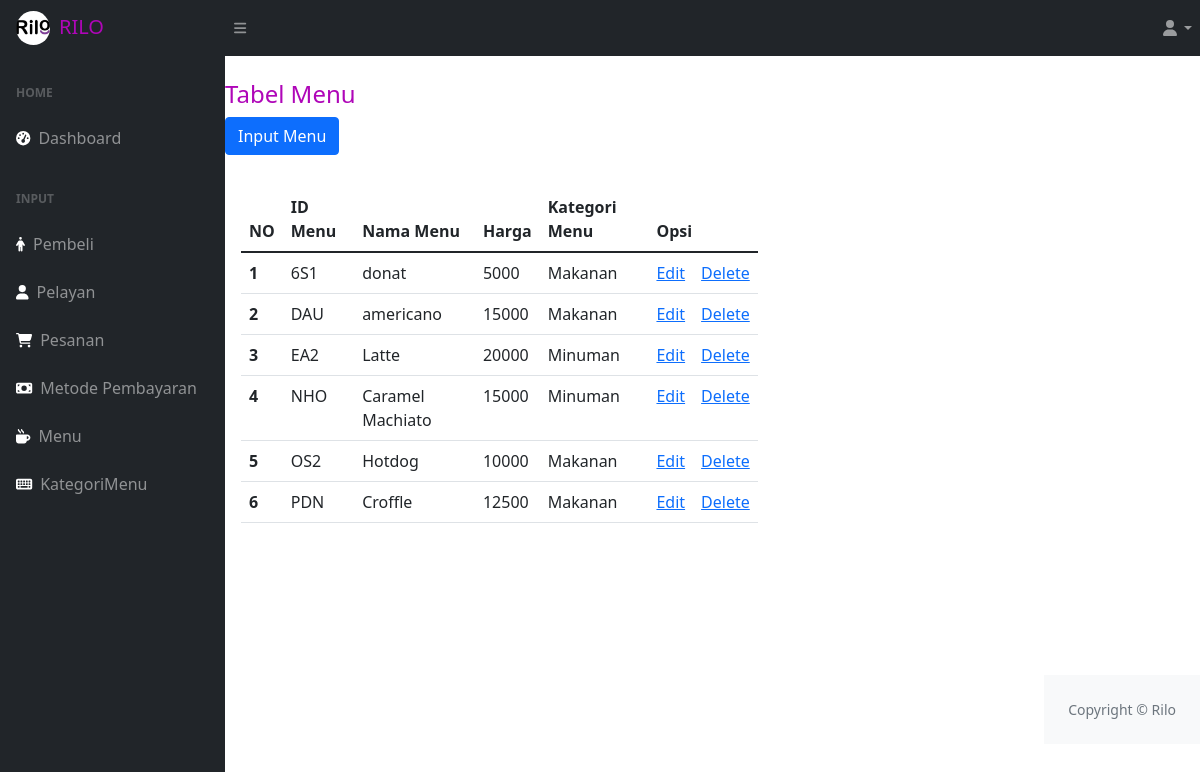
The page /Menu/menu.php on the database its author committed.
### tables this page shows
CREATE TABLE `menu` (
  `idMenu` char(3) NOT NULL,
  `namaMenu` varchar(50) NOT NULL,
  `Harga` int(11) NOT NULL,
  `idKategoriMenu` char(3) NOT NULL
);

CREATE TABLE `kategorimenu` (
  `idKategoriMenu` char(3) NOT NULL,
  `namaKategori` varchar(50) NOT NULL
);

### Menu/menu.php (the view, shortened to what this page needs)
<?php
include "../koneksi.php";
?>
<!DOCTYPE html>
<html lang="en">
    <head>
        <link href="https://cdn.jsdelivr.net/npm/simple-datatables@latest/dist/style.css" rel="stylesheet" />
        <link href="../assets/css/styles.css" rel="stylesheet" />
    </head>
    <body class="sb-nav-fixed">
        <nav class="sb-topnav navbar navbar-expand navbar-dark bg-dark">
            <h6 class="navbar-brand ps-3" style="color :#AF06B8 " href="../home.php"><img src="../assets/img/Rilo.png" class="img-fluid rounded-circle me-2" style="height : 35px; padding-right : 1px; padding-bottom:1px;">RILO</h6>
            <button class="btn btn-link btn-sm order-1 order-lg-0 me-4 me-lg-0" id="sidebarToggle" href="#!"><i class="fas fa-bars"></i></button>
            <ul class="navbar-nav ms-auto ">
                <li class="nav-item dropdown">
                    <a class="nav-link dropdown-toggle" id="navbarDropdown" href="#" role="button" data-bs-toggle="dropdown" aria-expanded="false"><i class="fas fa-user fa-fw"></i></a>
                </li>
            </ul>
        </nav>
        <div id="layoutSidenav">
            <div id="layoutSidenav_nav">
                <nav class="sb-sidenav accordion sb-sidenav-dark" id="sidenavAccordion">
                    <div class="sb-sidenav-menu">
                      <div class="nav">
                          <div class="sb-sidenav-menu-heading">Home</div>
                          <a class="nav-link" href="../dashboard.php">
                              <div class="sb-nav-link-icon" style="color :white "><i class="fas fa-tachometer-alt"></i></div>
                              Dashboard
                          </a>
                          <div class="sb-sidenav-menu-heading">Input</div>
                          <a class="nav-link" href="../Pembeli/pembeli.php">
                              <div class="sb-nav-link-icon"style="color :white "><i class="fa-solid fa-person"></i></div>
                              Pembeli
                          </a>
                          <a class="nav-link" href="../Pelayan/pelayan.php">
                              <div class="sb-nav-link-icon"style="color :white "><i class="fa-solid fa-user"></i></div>
                              Pelayan
                          </a>
                          <a class="nav-link" href="../Pesanan/pesanan.php">
                              <div class="sb-nav-link-icon"style="color :white "><i class="fa-solid fa-cart-shopping"></i></div>
                              Pesanan
                          </a>
                          <a class="nav-link" href="../Pembayaran/metodePembayaran.php">
                              <div class="sb-nav-link-icon"style="color :white "><i class="fa-solid fa-money-bill"></i></div>
                              Metode Pembayaran
                          </a>
                          <a class="nav-link" href="menu.php">
                              <div class="sb-nav-link-icon"style="color :white "><i class="fa-solid fa-mug-hot"></i></div>
                              Menu
                          </a>
                          <a class="nav-link" href="kategoriMenu.php">
                              <div class="sb-nav-link-icon"style="color :white "><i class="fa-solid fa-keyboard"></i></div>
                              KategoriMenu
                          </a>
                    </nav>
                  </div>
                  <div id="layoutSidenav_content">
                    <main>
                    <h4 class="mt-4" style="color :#AF06B8 ">Tabel Menu</h4>
                    <div class="d-flex align-items-center justify-content-between small">
                        <button type="button" class="btn btn-primary" data-bs-toggle="modal" data-bs-target="#exampleModal">
                            Input Menu
                        </button>
                    </div>
                    </main>
                    <div class="card-body">
                    <div class="row justify-content-md-left">
                     <div class="col col-lg-8">
              <form role="form" action="../data.php" class="text-start" method="POST">
            <div class="row justify-content-md-left">
        <div class="col col-lg-15">
        <table class="table mt-3">
        <thead>
            <tr>
            <th scope="col">NO</th>
            <th scope="col">ID Menu</th>
            <th scope="col">Nama Menu</th>
            <th scope="col">Harga</th>
            <th scope="col">Kategori Menu</th>
            <th scope="col"colspan=2>Opsi</th>
            </tr>
           </thead>
        <tbody>
            <?php
                $no = 1;
                $qrec = mysqli_query($con, "SELECT menu.*, kategorimenu.namaKategori FROM menu LEFT JOIN kategorimenu ON menu.idKategoriMenu = kategorimenu.idKategoriMenu");
                while ($rec = mysqli_fetch_array($qrec)) {
            ?>
            <tr>
                <th scope="row"><?= $no ?></th>
                <td><?= $rec['idMenu'] ?></td>
                <td><?= $rec['namaMenu'] ?></td>
                <td><?= $rec['Harga'] ?></td>
                <td><?= $rec['namaKategori'] ?></td>
                <td><a href="updatemenu.php?idMenu=<?= $rec['idMenu'] ?>"> Edit</a> </td>
                <td><a href="menu.php?idMenu=<?= $rec['idMenu'] ?>"> Delete </a> </td>
            </tr>
            <?php $no++; } ?>
        </tbody>
        </table>
            </div>
                 </div>
                </div>
        </div>
     </div>
</div>
    <footer class="py-4 bg-light mt-auto">
            <div class="container-fluid px-4">
                <div class="d-flex align-items-center justify-content-between small">
                    <div class="text-muted">Copyright &copy; Rilo</div>
                        </div>
                    </div>
                </footer>
            </div>
    </body>
</html>

### rows shown on the page
menu: idMenu "6S1", namaMenu "donat", Harga "5000", idKategoriMenu.namaKategori "Makanan"
menu: idMenu "DAU", namaMenu "americano", Harga "15000", idKategoriMenu.namaKategori "Makanan"
menu: idMenu "EA2", namaMenu "Latte", Harga "20000", idKategoriMenu.namaKategori "Minuman"
menu: idMenu "NHO", namaMenu "Caramel Machiato", Harga "15000", idKategoriMenu.namaKategori "Minuman"
menu: idMenu "OS2", namaMenu "Hotdog", Harga "10000", idKategoriMenu.namaKategori "Makanan"
menu: idMenu "PDN", namaMenu "Croffle", Harga "12500", idKategoriMenu.namaKategori "Makanan"
